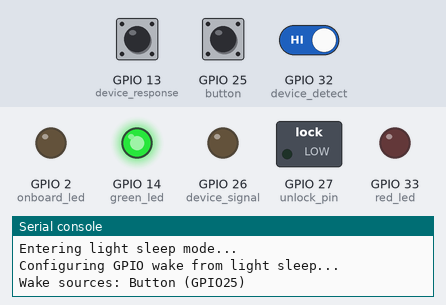
This program was run on a simulated ESP32 board running MicroPython. Parts: switched loads named in the program (green lamp = pin HIGH), output pins drawn as LEDs (lit = HIGH), the last lines printed to the serial console. Dashed ring = blinking. The test bench sets the inputs (shaded band); at power-on: GPIO 25 (button) HIGH, GPIO 32 (device_detect) HIGH, GPIO 13 (device_response) HIGH. WiFi joins after 1.5 s; the clock reads 2024-03-15 10:24:30 at power-on unless the program sets it; values from a settings file that is not in the repository are placeholders.

Above: at 6.3 s.
6.4 s: GPIO 25 (button) pulled LOW for 0.15 s
At 6.76 s:
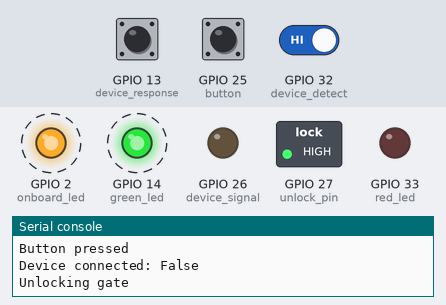
9.4 s: GPIO 25 (button) pulled LOW for 1 s
At 10.37 s:
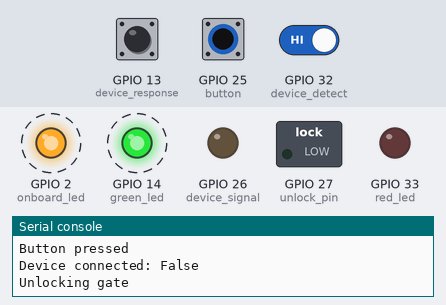
13.4 s: GPIO 25 (button) pulled LOW for 3.2 s
At 17.6 s:
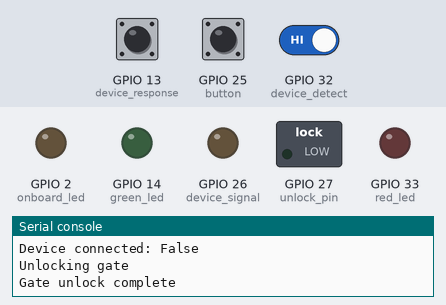
18.1 s: GPIO 25 (button) driven LOW and GPIO 32 (device_detect) driven LOW
At 18.47 s:
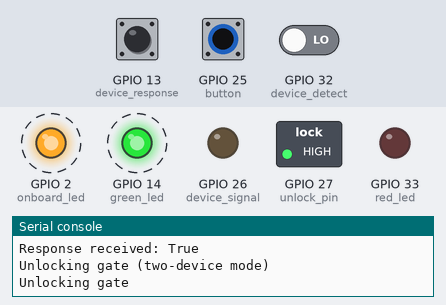
21.1 s: GPIO 25 (button) pulsed HIGH 2 times (0.12 s each, 0.3 s apart)
At 21.76 s:
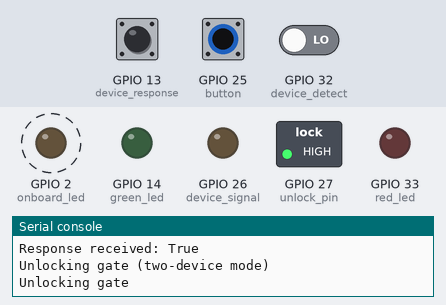
Timing chart, 0 to 25.1 s (numbered marks = the images above; inputs shaded):
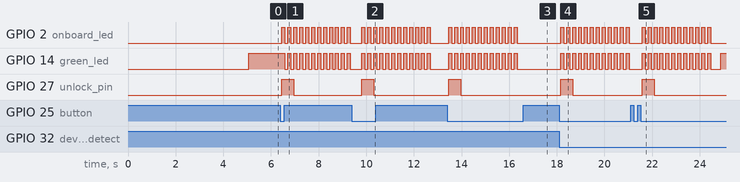

The program:

main.py
```python
"""
Gate Locker for ESP32 - MicroPython
Simplified version with WiFi for NTP sync only
"""

import machine
import time
import ntptime
import network
from machine import Pin, RTC
from esp32 import wake_on_ext0
from secrets import WIFI_SSID, WIFI_PASSWORD, TIMEZONE_OFFSET as TZ_OFFSET


# ============================================
# CONFIGURATION
# ============================================

# GPIO Pin Configuration
# Using RTC GPIO pins for outputs that need to stay on during deep sleep
# RTC GPIOs on ESP32: 0, 2, 4, 12, 13, 14, 15, 25, 26, 27, 32, 33, 34, 35, 36, 39
RED_LED_PIN = 33      # RTC GPIO - stays active during sleep
GREEN_LED_PIN = 14    # RTC GPIO - stays active during sleep
BUTTON_PIN = 25       # RTC GPIO - wakes from deep sleep
UNLOCK_PIN = 27       # RTC GPIO - stays active during sleep
ONBOARD_LED_PIN = 2   # Built-in LED on most ESP32 boards

# Two-Device Communication Pins
DEVICE_DETECT_PIN = 32   # RTC GPIO - input to detect if other device is connected
DEVICE_SIGNAL_PIN = 26   # RTC GPIO - output to signal button press to other device
DEVICE_RESPONSE_PIN = 13 # RTC GPIO - input to receive unlock signal from other device
DEVICE_RESPONSE_TIMEOUT_MS = 5000  # Timeout waiting for other device (5 seconds)

# Time Window (24-hour format)
START_HOUR = 6
START_MINUTE = 0
END_HOUR = 20
END_MINUTE = 30

# Durations (milliseconds)
UNLOCK_DURATION_MS = 500
BLINK_INTERVAL_MS = 250
BLINK_TOTAL_DURATION_MS = 3000

# Button debounce time (milliseconds)
DEBOUNCE_MS = 250

# ============================================
# Global State
# ============================================

class GateController:
    def __init__(self):
        # Initialize GPIO pins
        self.button = Pin(BUTTON_PIN, Pin.IN, Pin.PULL_UP)
        self.red_led = Pin(RED_LED_PIN, Pin.OUT)
        self.green_led = Pin(GREEN_LED_PIN, Pin.OUT)
        self.onboard_led = Pin(ONBOARD_LED_PIN, Pin.OUT)
        self.unlock_pin = Pin(UNLOCK_PIN, Pin.OUT)

        # Two-device communication pins
        self.device_detect = Pin(DEVICE_DETECT_PIN, Pin.IN, Pin.PULL_UP)
        self.device_signal = Pin(DEVICE_SIGNAL_PIN, Pin.OUT)
        self.device_response = Pin(DEVICE_RESPONSE_PIN, Pin.IN, Pin.PULL_UP)

        # Set initial states (active HIGH for LEDs and relays)
        self.red_led.value(0)    # OFF (active HIGH)
        self.green_led.value(0)  # OFF (active HIGH)
        self.onboard_led.value(0) # OFF (active HIGH for onboard LED)
        self.unlock_pin.value(0) # Locked (active HIGH)
        self.device_signal.value(0)  # Signal OFF initially

        # State tracking
        self.last_button_time = 0
        self.in_button_handler = False
        self.is_blinking = False
        self.unlocking = False

        # RTC for timekeeping
        self.rtc = RTC()

        # Setup button interrupt with wake capability for light sleep
        self.button.irq(trigger=Pin.IRQ_FALLING, handler=self.button_handler, wake=machine.SLEEP)

        # Track last NTP sync day for daily 2am sync
        self.last_sync_day = None

        print("Gate Controller initialized")
        print(f"Button: GPIO{BUTTON_PIN}, Red LED: GPIO{RED_LED_PIN}, Green LED: GPIO{GREEN_LED_PIN}")
        print(f"Unlock: GPIO{UNLOCK_PIN}")
        print(f"Device Detect: GPIO{DEVICE_DETECT_PIN}, Signal: GPIO{DEVICE_SIGNAL_PIN}, Response: GPIO{DEVICE_RESPONSE_PIN}")
        print(f"Time window: {START_HOUR:02d}:{START_MINUTE:02d} - {END_HOUR:02d}:{END_MINUTE:02d}")
        print("Failsafe: Wired directly to ESP32 power supply")

    def is_device_connected(self):
        """Check if another device is connected (detect pin pulled low)"""
        return self.device_detect.value() == 0  # Active LOW

    def is_in_button_handler(self):
        return self.in_button_handler

    def is_unlock_allowed(self):
        """Check if unlock is allowed based on time window"""
        # Get current local time
        year, month, day, weekday, hour, minute, second, subsecond = self.rtc.datetime()

        # Convert to minutes since midnight for easier comparison
        current_minutes = hour * 60 + minute
        start_minutes = START_HOUR * 60 + START_MINUTE
        end_minutes = END_HOUR * 60 + END_MINUTE

        return start_minutes <= current_minutes < end_minutes

    def wait_for_device_response(self):
        """Wait for other device to signal unlock (with timeout)
        Returns True if response received, False if timeout"""
        print("Waiting for device response...")
        start_time = time.ticks_ms()

        while time.ticks_diff(time.ticks_ms(), start_time) < DEVICE_RESPONSE_TIMEOUT_MS:
            # Check if response pin is HIGH (signal to unlock)
            if self.device_response.value() == 1:
                elapsed = time.ticks_diff(time.ticks_ms(), start_time)
                print(f"Device response received after {elapsed}ms")
                return True

            # Small sleep to avoid busy-waiting
            time.sleep_ms(10)

        print(f"Device response timeout after {DEVICE_RESPONSE_TIMEOUT_MS}ms")
        return False

    def set_red_led(self, on):
        """Set red LED state (active HIGH) - ensures green is off when red is on"""
        self.red_led.value(1 if on else 0)
        if on:
            self.green_led.value(0)  # Turn off green

    def set_green_led(self, on):
        """Set green LED state (active HIGH) - ensures red is off when green is on"""
        self.green_led.value(1 if on else 0)
        if on:
            self.red_led.value(0)  # Turn off red

    def blink_led(self, led_func, interval_ms, total_duration_ms, callback=None):
        """Blink an LED for a specified duration with optional callback during sleep"""
        self.is_blinking = True
        start_time = time.ticks_ms()
        half_interval = interval_ms // 2

        while time.ticks_diff(time.ticks_ms(), start_time) < total_duration_ms:
            led_func(True)
            self.onboard_led.value(1)  # Onboard LED ON (active HIGH)

            # Break into smaller sleeps to feed watchdog more frequently
            remaining = half_interval
            while remaining > 0:
                sleep_time = min(100, remaining)
                time.sleep(sleep_time / 1000.0)
                if callback:
                    callback()
                remaining -= sleep_time

            led_func(False)
            self.onboard_led.value(0)  # Onboard LED OFF

            # Break into smaller sleeps to feed watchdog more frequently
            remaining = half_interval
            while remaining > 0:
                sleep_time = min(100, remaining)
                time.sleep(sleep_time / 1000.0)
                if callback:
                    callback()
                remaining -= sleep_time

        self.is_blinking = False

    def blink_green(self, callback=None):
        """Blink green LED"""
        self.set_red_led(False)
        self.blink_led(self.set_green_led, BLINK_INTERVAL_MS, BLINK_TOTAL_DURATION_MS, callback)

    def blink_red(self, callback=None):
        """Blink red LED"""
        self.set_green_led(False)
        self.blink_led(self.set_red_led, BLINK_INTERVAL_MS, BLINK_TOTAL_DURATION_MS, callback)

    def unlock_gate(self):
        """Unlock the gate for specified duration"""
        if self.unlocking:
            print("Unlock already in progress")
            return

        self.unlocking = True
        print("Unlocking gate")

        # Trigger unlock relay
        self.unlock_pin.value(1)  # Active HIGH
        unlock_start_time = time.ticks_ms()
        unlock_completed = [False]  # Use list to allow modification in nested function

        def check_unlock_duration():
            """Callback to turn off unlock pin after duration"""
            if not unlock_completed[0] and time.ticks_diff(time.ticks_ms(), unlock_start_time) >= UNLOCK_DURATION_MS:
                self.unlock_pin.value(0)  # Lock again (active HIGH - off)
                unlock_completed[0] = True

        # Blink green LED while checking unlock duration in callback
        self.blink_green(callback=check_unlock_duration)

        # Ensure unlock pin is off (in case blink was shorter than unlock duration)
        if not unlock_completed[0]:
            self.unlock_pin.value(0)

        print("Gate unlock complete")
        self.unlocking = False

    def button_handler(self, pin):
        """Button interrupt handler - uses debouncing without disabling interrupt"""
        # Restore CPU frequency after waking from light sleep
        # Light sleep may reduce CPU freq, restore to full speed
        machine.freq(240000000)  # 240 MHz

        # Critical: Small delay after freq change to let system stabilize
        # Without this, GPIO reads and timing can be unreliable
        time.sleep_ms(5)

        print("IRQ fired")

        # Skip if already processing - this catches any queued interrupts
        if self.in_button_handler:
            print("Already processing")
            return

        # Debounce check - ignore if too soon after last press
        current_time = time.ticks_ms()
        time_since_last = time.ticks_diff(current_time, self.last_button_time)
        if time_since_last < DEBOUNCE_MS:
            print(f"Debounced: {time_since_last}ms")
            return

        # Wait a bit and check if button is still pressed (debounce)
        time.sleep_ms(50)
        if self.button.value() == 1:  # Button released (active LOW)
            print("Button not held, ignoring")
            return

        # Mark as processing and update last button time
        self.last_button_time = current_time
        self.in_button_handler = True

        try:
            print("Button pressed")

            # Check if another device is connected
            device_connected = self.is_device_connected()
            print(f"Device connected: {device_connected}")

            if device_connected:
                # Two-device mode: signal the other device and wait for response
                print("Two-device mode: signaling other device")

                # Set signal pin HIGH to indicate button press
                self.device_signal.value(1)

                # Wait for other device to respond
                response_received = self.wait_for_device_response()
                print(f"Response received: {response_received}")

                # Clear signal pin
                self.device_signal.value(0)

                # Unlock the gate (either on response or timeout)
                print("Unlocking gate (two-device mode)")
                self.unlock_gate()
            else:
                # Single-device mode: use time-based rules
                # Check if unlock is allowed
                if not self.is_unlock_allowed():
                    print("Button unlock denied - outside time window")
                    self.blink_red()
                else:
                    # Unlock the gate
                    self.unlock_gate()
        finally:
            # Small delay to let button settle
            time.sleep(0.3)

            # Mark as done processing
            self.in_button_handler = False
            # print("Handler complete, ready for next press")

    def check_and_sync_time(self):
        """Check if it's time for daily NTP sync (around 2am) and sync if needed"""
        year, month, day, weekday, hour, minute, second, subsecond = self.rtc.datetime()

        # Check if it's around 2am (2:00-2:10) and we haven't synced today
        if hour == 2 and minute < 10:
            # Use day as sync marker
            if self.last_sync_day != day:
                print(f"Daily NTP sync triggered at {hour:02d}:{minute:02d}")
                sync_time()
                self.last_sync_day = day

    def get_status(self):
        """Get current system status"""
        year, month, day, weekday, hour, minute, second, subsecond = self.rtc.datetime()
        unlock_state = "ALLOWED" if self.is_unlock_allowed() else "DENIED"

        print(f"\n{'='*40}")
        print(f"Unlock Status: {unlock_state}")
        print(f"Time: {hour:02d}:{minute:02d}:{second:02d}")
        print(f"Date: {year}-{month:02d}-{day:02d}")
        print(f"{'='*40}\n")


# ============================================
# WiFi and NTP Functions
# ============================================

def connect_wifi():
    """Connect to WiFi for NTP sync"""
    wlan = network.WLAN(network.STA_IF)
    wlan.active(True)

    if wlan.isconnected():
        print("Already connected to WiFi")
        return wlan

    print(f"Connecting to WiFi: {WIFI_SSID}")
    wlan.connect(WIFI_SSID, WIFI_PASSWORD)

    # Wait for connection (timeout after 10 seconds)
    timeout = 10
    while not wlan.isconnected() and timeout > 0:
        time.sleep(1)
        timeout -= 1
        print(".", end="")

    if wlan.isconnected():
        print(f"Connected! IP: {wlan.ifconfig()[0]}")
        return wlan
    else:
        print("Failed to connect to WiFi")
        return None

def sync_time():
    """Sync time via NTP - connects WiFi, syncs, then disconnects"""
    print("\n--- Starting NTP Time Sync ---")

    # Connect WiFi
    wlan = connect_wifi()
    if not wlan:
        print("Cannot sync time - WiFi connection failed")
        return False

    # Sync with NTP server
    try:
        print("Syncing with NTP server...")
        ntptime.settime()

        # Get current time and apply timezone offset
        rtc = RTC()
        year, month, day, weekday, hour, minute, second, subsecond = rtc.datetime()

        # Apply timezone offset
        hour = (hour + TZ_OFFSET) % 24

        # Set RTC with corrected time (year, month, day, weekday, hour, minute, second, subsecond)
        rtc.datetime((year, month, day, weekday, hour, minute, second, subsecond))

        print(f"Time synced: {year}-{month:02d}-{day:02d} {hour:02d}:{minute:02d}:{second:02d}")
        print("--- NTP Sync Complete ---\n")

        return True

    except Exception as e:
        print(f"NTP sync failed: {e}")
        return False

    finally:
        # Always disconnect WiFi after sync attempt
        print("Disconnecting WiFi...")
        if wlan.isconnected():
            wlan.disconnect()
        wlan.active(False)
        print("WiFi disconnected")


# ============================================
# Main Program
# ============================================

def main():
    print("\n" + "="*50)
    print("Gate Locker ESP32 - MicroPython")
    print("="*50 + "\n")

    # Print current RTC time (before sync)
    rtc = RTC()
    year, month, day, weekday, hour, minute, second, subsecond = rtc.datetime()
    print(f"Current time (before sync): {year}-{month:02d}-{day:02d} {hour:02d}:{minute:02d}:{second:02d}")
    print()

    # Always sync NTP on boot (using lightsleep only, so any boot is a real boot)
    sync_time()

    # Initialize gate controller
    controller = GateController()

    # Show initial status
    controller.get_status()

    print("\nGate controller running...")
    print("Press CTRL+C to stop\n")

    try:
        # Use light sleep for power savings
        print("Entering light sleep mode...")
        print("Configuring GPIO wake from light sleep...")

        # Set initial LED state based on device connection or time window
        if controller.is_device_connected():
            # Device connected: always green
            controller.set_green_led(True)
            controller.set_red_led(False)
        else:
            # No device: use time window
            allowed = controller.is_unlock_allowed()
            controller.set_green_led(allowed)
            controller.set_red_led(not allowed)

        # Configure wake sources for light sleep
        # Button pin is configured via IRQ with wake=machine.SLEEP
        # EXT0 provides additional wake capability for button
        wake_on_ext0(pin=controller.button, level=0)  # Wake when button goes LOW
        print(f"Wake sources: Button (GPIO{BUTTON_PIN})")

        time.sleep(0.1)
        while True:
            # Enter light sleep - wake on button press or timeout
            machine.lightsleep(60000)  # Sleep for 1 minute or until GPIO interrupt
            # After wake, restore CPU frequency immediately
            machine.freq(240000000)

            # Check if it's time for daily NTP sync (around 2am)
            controller.check_and_sync_time()

            # Update LED state after wake to reflect device connection or time window
            if not controller.is_blinking and not controller.unlocking:
                if controller.is_device_connected():
                    # Device connected: always green
                    controller.set_green_led(True)
                    controller.set_red_led(False)
                else:
                    # No device: use time window
                    allowed = controller.is_unlock_allowed()
                    controller.set_green_led(allowed)
                    controller.set_red_led(not allowed)

    except KeyboardInterrupt:
        print("\n\nShutting down...")
        controller.set_red_led(False)
        controller.set_green_led(False)
        controller.unlock_pin.value(0)  # Ensure locked on shutdown
        print("Cleanup complete")


# ============================================
# Entry Point
# ============================================

if __name__ == "__main__":
    main()
```

boot.py
```python
import time

print("Waiting 3 seconds... Press Ctrl+C to stop")
time.sleep(3)
```

Measured:
- after the input at 6.4 s, GPIO 2 (onboard_led): alternates HIGH for 0.13 s and LOW for 0.13 s, starting after 0.06 s; GPIO 14 (green_led): alternates HIGH for 0.13 s and LOW for 0.13 s, starting after 0.18 s; GPIO 27 (unlock_pin): LOW → HIGH after 0.06 s, → LOW 0.50 s later
- after the input at 9.4 s, GPIO 2 (onboard_led), GPIO 14 (green_led): alternates HIGH for 0.13 s and LOW for 0.13 s, 24 changes in all, then stays LOW, starting after 0.42 s; GPIO 27 (unlock_pin): LOW → HIGH after 0.42 s, → LOW 0.50 s later
- after the input at 13.4 s, GPIO 2 (onboard_led), GPIO 14 (green_led): alternates HIGH for 0.13 s and LOW for 0.13 s, 24 changes in all, then stays LOW, starting after 0.06 s; GPIO 27 (unlock_pin): LOW → HIGH after 0.06 s, → LOW 0.50 s later
- after the input at 18.1 s, GPIO 2 (onboard_led), GPIO 14 (green_led): alternates HIGH for 0.13 s and LOW for 0.13 s, starting after 0.06 s; GPIO 27 (unlock_pin): LOW → HIGH after 0.06 s, → LOW 0.50 s later
- after the input at 21.1 s, GPIO 2 (onboard_led): alternates HIGH for 0.13 s and LOW for 0.13 s, 24 changes in all, then stays LOW, starting after 0.48 s; GPIO 27 (unlock_pin): LOW → HIGH after 0.48 s, → LOW 0.50 s later
